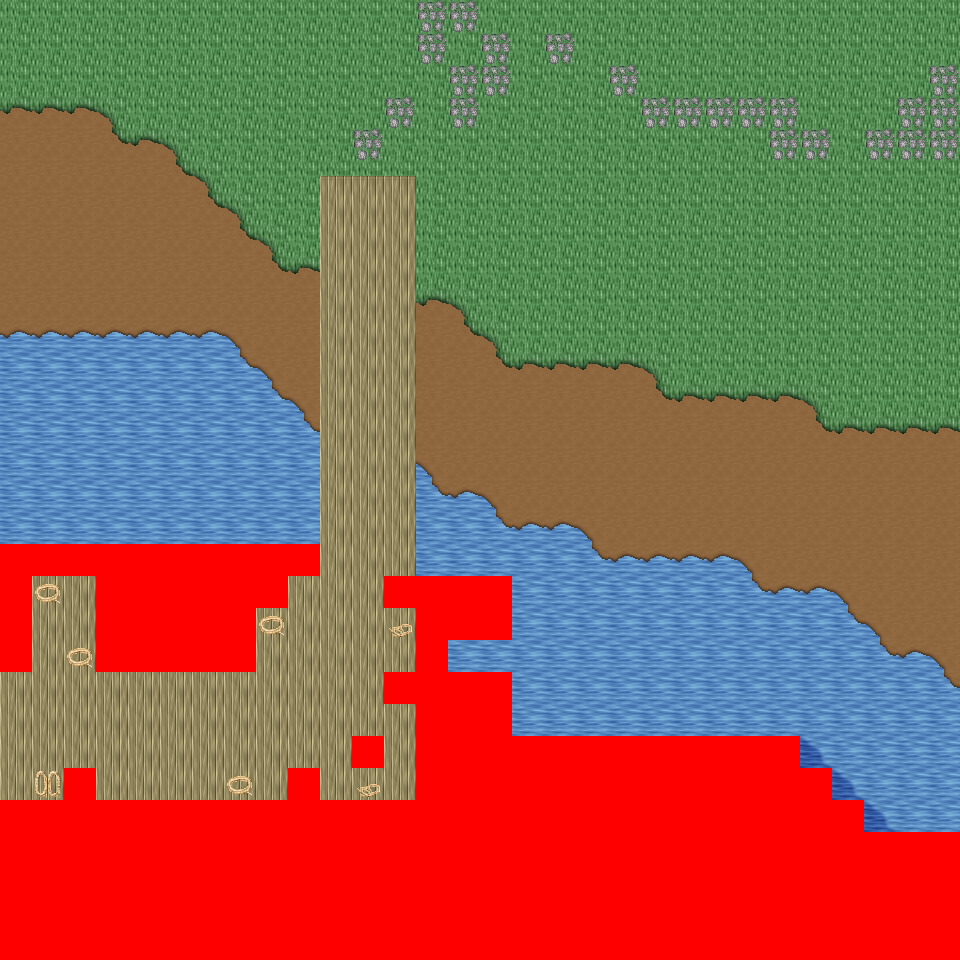

Tiled map render using the project's own tile images. Description and the map definition, with tile-layer contents summarised, below:
An orthogonal 30x30 tile map with 32x32 px tiles, 6 tile layers (Ground, Object, Object2, Above, ...), 21 tilesets and 4 objects (4x mapExit).

<map version="1.0" orientation="orthogonal" renderorder="right-down" width="30" height="30" tilewidth="32" tileheight="32" nextobjectid="5">
  <tileset firstgid="1" name="tileset_logic_collision" tilewidth="32" tileheight="32" tilecount="1" columns="1">
    <image source="../drawable/tileset_logic_collision.png" width="32" height="32" />
  </tileset>
  <tileset firstgid="2" name="tileset_ground_ground" tilewidth="32" tileheight="32" tilecount="33" columns="3">
    <image source="../drawable/tileset_ground_ground.png" width="96" height="352" />
  </tileset>
  <tileset firstgid="35" name="tileset_building_castle" tilewidth="32" tileheight="32" tilecount="320" columns="20">
    <image source="../drawable/tileset_building_castle.png" width="640" height="512" />
  </tileset>
  <tileset firstgid="355" name="tileset_ground_water_pool" tilewidth="32" tileheight="32" tilecount="72" columns="3">
    <image source="../drawable/tileset_ground_water_pool.png" width="96" height="768" />
  </tileset>
  <tileset firstgid="427" name="tileset_ground_earth_edges" tilewidth="32" tileheight="32" tilecount="18" columns="6">
    <image source="../drawable/tileset_ground_earth_edges.png" width="192" height="96" />
  </tileset>
  <tileset firstgid="445" name="tileset_ground_grass_corners" tilewidth="32" tileheight="32" tilecount="24" columns="6">
    <image source="../drawable/tileset_ground_grass_corners.png" width="192" height="128" />
  </tileset>
  <tileset firstgid="469" name="tileset_ground_grass_edges" tilewidth="32" tileheight="32" tilecount="36" columns="12">
    <image source="../drawable/tileset_ground_grass_edges.png" width="384" height="96" />
  </tileset>
  <tileset firstgid="505" name="tileset_object_row_boat" tilewidth="32" tileheight="32" tilecount="30" columns="6">
    <image source="../drawable/tileset_object_row_boat.png" width="192" height="160" />
  </tileset>
  <tileset firstgid="535" name="tileset_item_ropes" tilewidth="32" tileheight="32" tilecount="4" columns="2">
    <image source="../drawable/tileset_item_ropes.png" width="64" height="64" />
  </tileset>
  <tileset firstgid="539" name="tileset_object_boardwalk" tilewidth="32" tileheight="32" tilecount="36" columns="6">
    <image source="../drawable/tileset_object_boardwalk.png" width="192" height="192" />
  </tileset>
  <tileset firstgid="575" name="tileset_object_ship" tilewidth="32" tileheight="32" tilecount="368" columns="16">
    <image source="../drawable/tileset_object_ship.png" width="512" height="736" />
  </tileset>
  <tileset firstgid="943" name="tileset_item_fishing_nets" tilewidth="32" tileheight="32" tilecount="6" columns="3">
    <image source="../drawable/tileset_item_fishing_nets.png" width="96" height="64" />
  </tileset>
  <tileset firstgid="949" name="tileset_item_fishrods" tilewidth="32" tileheight="32" tilecount="12" columns="4">
    <image source="../drawable/tileset_item_fishrods.png" width="128" height="96" />
  </tileset>
  <tileset firstgid="961" name="tileset_plant_stump_stump_vertical" tilewidth="32" tileheight="32" tilecount="1" columns="1">
    <image source="../drawable/tileset_plant_stump_stump_vertical.png" width="32" height="32" />
  </tileset>
  <tileset firstgid="962" name="tileset_item_pot_barrel" tilewidth="32" tileheight="32" tilecount="2" columns="1">
    <image source="../drawable/tileset_item_pot_barrel.png" width="32" height="64" />
  </tileset>
  <tileset firstgid="964" name="tileset_ground_cobbled_paving" tilewidth="32" tileheight="32" tilecount="1" columns="1">
    <image source="../drawable/tileset_ground_cobbled_paving.png" width="32" height="32" />
  </tileset>
  <tileset firstgid="965" name="tileset_ground_ladder_vertical_pale" tilewidth="32" tileheight="32" tilecount="5" columns="5">
    <image source="../drawable/tileset_ground_ladder_vertical_pale.png" width="160" height="32" />
  </tileset>
  <tileset firstgid="970" name="tileset_item_caution_sign" tilewidth="32" tileheight="32" tilecount="1" columns="1">
    <image source="../drawable/tileset_item_caution_sign.png" width="32" height="32" />
  </tileset>
  <tileset firstgid="971" name="tileset_ground_ridge_earth_dark" tilewidth="32" tileheight="32" tilecount="96" columns="12">
    <image source="../drawable/tileset_ground_ridge_earth_dark.png" width="384" height="256" />
  </tileset>
  <tileset firstgid="1067" name="tileset_ground_ridge_earth_pale" tilewidth="32" tileheight="32" tilecount="96" columns="12">
    <image source="../drawable/tileset_ground_ridge_earth_pale.png" width="384" height="256" />
  </tileset>
  <tileset firstgid="1163" name="tileset_plant_tree_tree_darkgreen" tilewidth="32" tileheight="32" tilecount="88" columns="8">
    <image source="../drawable/tileset_plant_tree_tree_darkgreen.png" width="256" height="352" />
  </tileset>
  <layer name="Ground" width="30" height="30">
    <data>[900 cells, 900 non-empty, 7 distinct tile ids]</data>
  </layer>
  <layer name="Object" width="30" height="30">
    <data>[900 cells, 145 non-empty, 22 distinct tile ids]</data>
  </layer>
  <layer name="Object2" width="30" height="30">
    <data>[900 cells, 54 non-empty, 19 distinct tile ids]</data>
  </layer>
  <layer name="Above" width="30" height="30">
    <data>[900 cells, 0 non-empty, 0 distinct tile ids]</data>
  </layer>
  <layer name="Above2" width="30" height="30">
    <data>[900 cells, 0 non-empty, 0 distinct tile ids]</data>
  </layer>
  <layer name="Walkable" width="30" height="30">
    <data>[900 cells, 219 non-empty, 1 distinct tile ids]</data>
  </layer>
  <objectgroup name="MapEvents">
    <object id="1" name="north" type="mapExit" x="0" y="0" width="960" height="32">
      <properties>
        <property name="map" value="level_0_x20_y76" />
        <property name="x" value="0" />
        <property name="y" value="28" />
      </properties>
    </object>
    <object id="2" name="west" type="mapExit" x="0" y="0" width="32" height="544">
      <properties>
        <property name="map" value="level_0_x19_y77" />
        <property name="x" value="28" />
        <property name="y" value="0" />
      </properties>
    </object>
    <object id="3" name="west2" type="mapExit" x="0" y="672" width="32" height="128">
      <properties>
        <property name="map" value="level_0_x19_y77" />
        <property name="x" value="28" />
        <property name="y" value="21" />
      </properties>
    </object>
    <object id="4" name="east" type="mapExit" x="928" y="0" width="32" height="832">
      <properties>
        <property name="map" value="level_0_x21_y77" />
        <property name="x" value="1" />
        <property name="y" value="0" />
      </properties>
    </object>
  </objectgroup>
</map>
